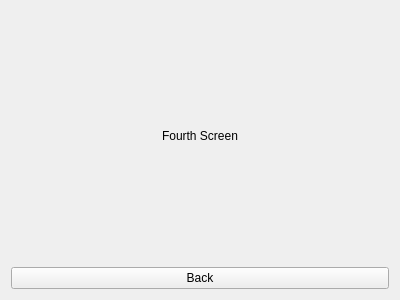
<?xml version="1.0" encoding="UTF-8"?>
<ui version="4.0">
 <class>Frame</class>
 <widget class="QFrame" name="Frame">
  <property name="geometry">
   <rect>
    <x>0</x>
    <y>0</y>
    <width>400</width>
    <height>300</height>
   </rect>
  </property>
  <property name="windowTitle">
   <string>Frame</string>
  </property>
  <layout class="QVBoxLayout" name="verticalLayout">
   <item>
    <widget class="QLabel" name="message_label">
     <property name="text">
      <string>Fourth Screen</string>
     </property>
     <property name="alignment">
      <set>Qt::AlignCenter</set>
     </property>
    </widget>
   </item>
   <item>
    <widget class="QPushButton" name="back_button">
     <property name="text">
      <string>Back</string>
     </property>
    </widget>
   </item>
  </layout>
 </widget>
 <resources/>
 <connections/>
</ui>
